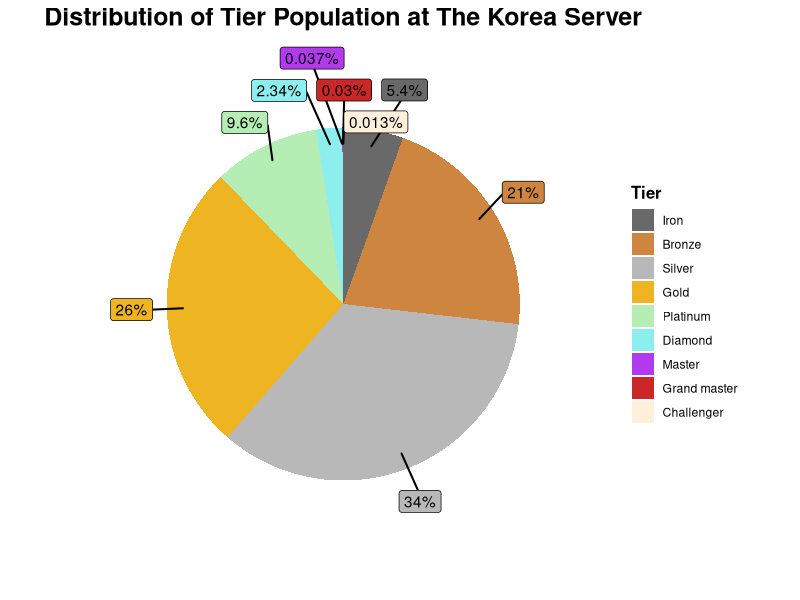
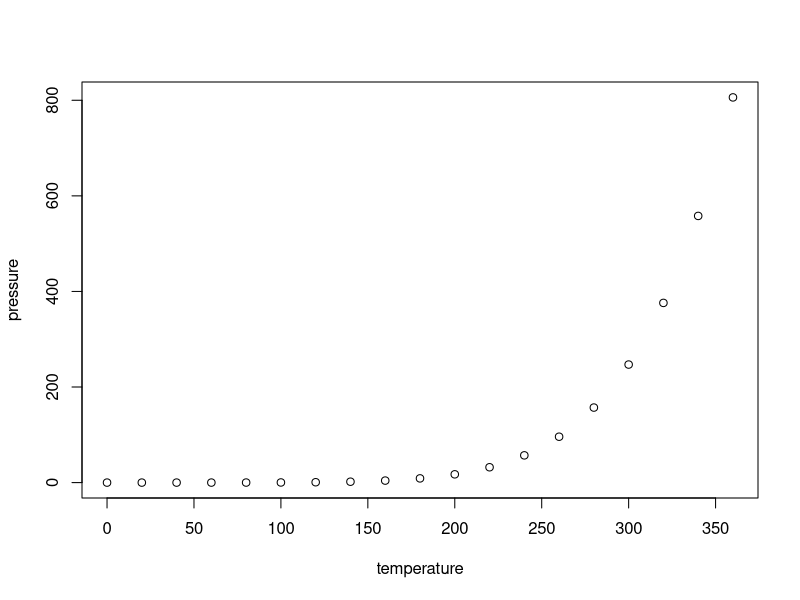

Write R code to recreate these figures, in order.
## ---- chunk 1
knitr::opts_chunk$set(echo = TRUE, message=FALSE, warning=FALSE, fig.height = 8, fig.align = "center", cache=T, dpi = 300, dev = "png")
# echo : 코드 출력 여부 설정
# message : 메시지 출력 여부 설정 
# warning : warning 출력 여부 설정
# fig.height : 그림의 높이 설정
# fig.align : 그림의 위치 설정 
# cache : 캐시로 남길 것인지 설정
# dpi : 그림의 해상도 설정
# dev : 그림의 저장 형태 설정
library(knitr) # for include_graphics()
library(tidyverse) # as you known, core package
library(ggrepel) # for geom_label_repel()
## ---- chunk 2
include_graphics("http://static.inven.co.kr/column/2019/09/18/news/i14662270021.jpg")
## ---- chunk 3
iron = 0.054
bronze = 0.21
silver = 0.34
gold = 0.26
platinum = 0.096
diamond = 0.0234
master = 0.00037
gmaster = 0.0003
challenger = 0.00013

dataset <- data.frame(n=c(iron, bronze, silver, gold, platinum, diamond, master, gmaster, challenger), 
                      Tier = c("Iron", "Bronze", "Silver", "Gold", "Platinum", "Diamond", "Master", "Grand master", "Challenger"))

dataset %>%
  mutate(across(where(is.character), ~factor(.x, levels = c("Iron", "Bronze", "Silver", "Gold", "Platinum", "Diamond", "Master", "Grand master", "Challenger")))) %>%
  mutate(label = paste0(n*100, "%")) %>% 
  mutate(position = (cumsum(c(0, n)) + c(n/2, .01))[1:nrow(.)]) %>% 
  ggplot(aes(x = 1, weight = n,  fill = fct_rev(Tier))) + 
  geom_bar(width = 1, position = "stack") +
  coord_polar("y") +
  geom_label_repel(aes(x = 1.4, y = position, label = label), 
                   nudge_x = .3, 
                   segment.size = .7, 
                   show.legend = FALSE) +
  theme_minimal() + 
  # guide : legend의 element를 reordering
  # https://www.datanovia.com/en/blog/ggplot-legend-title-position-and-labels/
  scale_fill_manual(name = "Tier",
                    labels = c("Challenger", "Grand master", "Master", "Diamond", "Platinum", "Gold", "Silver", "Bronze", "Iron"), 
                    values = c("antiquewhite1", "firebrick3", "darkorchid2", "darkslategray2", "darkseagreen2", "goldenrod2", "gray72", "tan3", "dimgray"), 
                    guide = guide_legend(reverse=TRUE)) + 
  theme(axis.text = element_blank(),
        axis.ticks = element_blank(),
        panel.grid  = element_blank(),
        plot.title = element_text(face = "bold", hjust = 0.5, size = 18), 
        legend.title = element_text(face = "bold", size = 12)) + 
  labs(title = "Distribution of Tier Population at The Korea Server") + 
  xlab("") + ylab("")

## ---- chunk 4
plot(pressure)
